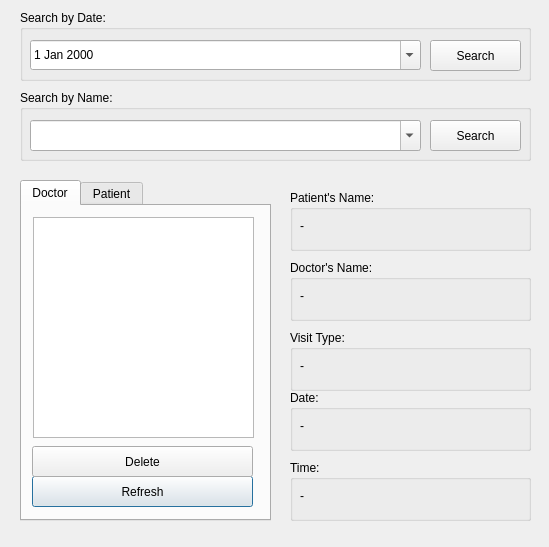
<?xml version="1.0" encoding="UTF-8"?>
<ui version="4.0">
 <class>Dis_app_Dialog</class>
 <widget class="QDialog" name="Dis_app_Dialog">
  <property name="geometry">
   <rect>
    <x>0</x>
    <y>0</y>
    <width>549</width>
    <height>547</height>
   </rect>
  </property>
  <property name="windowTitle">
   <string>Display Appointments</string>
  </property>
  <widget class="QTabWidget" name="tabWidget">
   <property name="geometry">
    <rect>
     <x>20</x>
     <y>180</y>
     <width>251</width>
     <height>341</height>
    </rect>
   </property>
   <property name="currentIndex">
    <number>0</number>
   </property>
   <widget class="QWidget" name="tab">
    <attribute name="title">
     <string>Doctor</string>
    </attribute>
    <widget class="QPushButton" name="pushButton_6">
     <property name="geometry">
      <rect>
       <x>10</x>
       <y>270</y>
       <width>221</width>
       <height>31</height>
      </rect>
     </property>
     <property name="text">
      <string>Refresh</string>
     </property>
    </widget>
    <widget class="QListWidget" name="listWidget_2">
     <property name="geometry">
      <rect>
       <x>11</x>
       <y>11</y>
       <width>221</width>
       <height>221</height>
      </rect>
     </property>
    </widget>
    <widget class="QPushButton" name="pushButton_5">
     <property name="geometry">
      <rect>
       <x>10</x>
       <y>240</y>
       <width>221</width>
       <height>31</height>
      </rect>
     </property>
     <property name="text">
      <string>Delete</string>
     </property>
    </widget>
   </widget>
   <widget class="QWidget" name="tab_2">
    <attribute name="title">
     <string>Patient</string>
    </attribute>
    <widget class="QListWidget" name="listWidget">
     <property name="geometry">
      <rect>
       <x>11</x>
       <y>11</y>
       <width>221</width>
       <height>221</height>
      </rect>
     </property>
    </widget>
    <widget class="QPushButton" name="pushButton_3">
     <property name="geometry">
      <rect>
       <x>10</x>
       <y>240</y>
       <width>221</width>
       <height>31</height>
      </rect>
     </property>
     <property name="text">
      <string>Delete</string>
     </property>
     <property name="autoDefault">
      <bool>false</bool>
     </property>
    </widget>
    <widget class="QPushButton" name="pushButton_4">
     <property name="geometry">
      <rect>
       <x>10</x>
       <y>270</y>
       <width>221</width>
       <height>31</height>
      </rect>
     </property>
     <property name="text">
      <string>Refresh</string>
     </property>
     <property name="autoDefault">
      <bool>false</bool>
     </property>
    </widget>
   </widget>
  </widget>
  <widget class="QGroupBox" name="groupBox">
   <property name="geometry">
    <rect>
     <x>20</x>
     <y>10</y>
     <width>511</width>
     <height>71</height>
    </rect>
   </property>
   <property name="minimumSize">
    <size>
     <width>270</width>
     <height>50</height>
    </size>
   </property>
   <property name="title">
    <string>Search by Date:</string>
   </property>
   <widget class="QDateEdit" name="dateEdit">
    <property name="geometry">
     <rect>
      <x>10</x>
      <y>30</y>
      <width>391</width>
      <height>30</height>
     </rect>
    </property>
    <property name="minimumSize">
     <size>
      <width>250</width>
      <height>30</height>
     </size>
    </property>
    <property name="calendarPopup">
     <bool>true</bool>
    </property>
   </widget>
   <widget class="QPushButton" name="pushButton">
    <property name="geometry">
     <rect>
      <x>410</x>
      <y>30</y>
      <width>91</width>
      <height>31</height>
     </rect>
    </property>
    <property name="text">
     <string>Search</string>
    </property>
   </widget>
  </widget>
  <widget class="QGroupBox" name="groupBox_2">
   <property name="geometry">
    <rect>
     <x>20</x>
     <y>90</y>
     <width>511</width>
     <height>71</height>
    </rect>
   </property>
   <property name="title">
    <string>Search by Name:</string>
   </property>
   <widget class="QComboBox" name="comboBox">
    <property name="geometry">
     <rect>
      <x>10</x>
      <y>30</y>
      <width>391</width>
      <height>31</height>
     </rect>
    </property>
    <property name="editable">
     <bool>true</bool>
    </property>
   </widget>
   <widget class="QPushButton" name="pushButton_2">
    <property name="geometry">
     <rect>
      <x>410</x>
      <y>30</y>
      <width>91</width>
      <height>31</height>
     </rect>
    </property>
    <property name="text">
     <string>Search</string>
    </property>
   </widget>
  </widget>
  <widget class="QGroupBox" name="groupBox_3">
   <property name="geometry">
    <rect>
     <x>290</x>
     <y>190</y>
     <width>241</width>
     <height>61</height>
    </rect>
   </property>
   <property name="title">
    <string>Patient's Name:</string>
   </property>
   <widget class="QLabel" name="label_6">
    <property name="geometry">
     <rect>
      <x>10</x>
      <y>20</y>
      <width>221</width>
      <height>31</height>
     </rect>
    </property>
    <property name="styleSheet">
     <string notr="true">font: 10pt &quot;MS Shell Dlg 2&quot;;</string>
    </property>
    <property name="text">
     <string>-</string>
    </property>
   </widget>
  </widget>
  <widget class="QGroupBox" name="groupBox_4">
   <property name="geometry">
    <rect>
     <x>290</x>
     <y>260</y>
     <width>241</width>
     <height>61</height>
    </rect>
   </property>
   <property name="title">
    <string>Doctor's Name:</string>
   </property>
   <widget class="QLabel" name="label_7">
    <property name="geometry">
     <rect>
      <x>10</x>
      <y>20</y>
      <width>221</width>
      <height>31</height>
     </rect>
    </property>
    <property name="styleSheet">
     <string notr="true">font: 10pt &quot;MS Shell Dlg 2&quot;;</string>
    </property>
    <property name="text">
     <string>-</string>
    </property>
   </widget>
  </widget>
  <widget class="QGroupBox" name="groupBox_5">
   <property name="geometry">
    <rect>
     <x>290</x>
     <y>330</y>
     <width>241</width>
     <height>61</height>
    </rect>
   </property>
   <property name="title">
    <string>Visit Type:</string>
   </property>
   <widget class="QLabel" name="label_8">
    <property name="geometry">
     <rect>
      <x>10</x>
      <y>20</y>
      <width>211</width>
      <height>31</height>
     </rect>
    </property>
    <property name="styleSheet">
     <string notr="true">font: 10pt &quot;MS Shell Dlg 2&quot;;</string>
    </property>
    <property name="text">
     <string>-</string>
    </property>
   </widget>
  </widget>
  <widget class="QGroupBox" name="groupBox_6">
   <property name="geometry">
    <rect>
     <x>290</x>
     <y>390</y>
     <width>241</width>
     <height>61</height>
    </rect>
   </property>
   <property name="title">
    <string>Date:</string>
   </property>
   <widget class="QLabel" name="label_9">
    <property name="geometry">
     <rect>
      <x>10</x>
      <y>20</y>
      <width>201</width>
      <height>31</height>
     </rect>
    </property>
    <property name="styleSheet">
     <string notr="true">font: 10pt &quot;MS Shell Dlg 2&quot;;</string>
    </property>
    <property name="text">
     <string>-</string>
    </property>
   </widget>
  </widget>
  <widget class="QGroupBox" name="groupBox_7">
   <property name="geometry">
    <rect>
     <x>290</x>
     <y>460</y>
     <width>241</width>
     <height>61</height>
    </rect>
   </property>
   <property name="title">
    <string>Time:</string>
   </property>
   <widget class="QLabel" name="label_10">
    <property name="geometry">
     <rect>
      <x>10</x>
      <y>20</y>
      <width>221</width>
      <height>31</height>
     </rect>
    </property>
    <property name="styleSheet">
     <string notr="true">font: 10pt &quot;MS Shell Dlg 2&quot;;</string>
    </property>
    <property name="text">
     <string>-</string>
    </property>
   </widget>
  </widget>
 </widget>
 <resources/>
 <connections/>
</ui>
